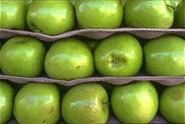
#> input picture data/texture6.jpg, 185 x 124 px
$ jupyter execute 'Texture Transfer.ipynb'   (older library calls are emulated)
#> lines starting #> are read from the running program, lines starting #| are printed output that depends on the picture
[cell 1]
import numpy as np
import matplotlib.pyplot as plt
from skimage.transform import resize

[cell 2]
src_texture = plt.imread('../data/texture6.jpg').astype(np.float32)
target_img = plt.imread('../data/bill.jpg').astype(np.float32)
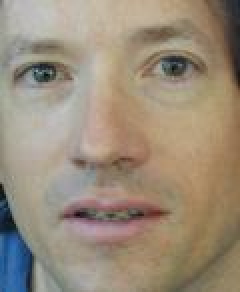
#> input picture data/bill.jpg, 120 x 146 px (shown 2 times larger)
h, w, c = src_texture.shape
#> h = 124; w = 185; c = 3
block_size = 30
overlap_size = int(block_size / 6)

assert block_size < min(h, w)

y_max, x_max = h - block_size, w - block_size
#> y_max = 94; x_max = 155
dh, dw = h * 2, w * 2
#> dh = 248; dw = 370

nx_blocks = ny_blocks = max(dh, dw) // block_size
#> nx_blocks = 12; ny_blocks = 12
w_new = h_new = nx_blocks * block_size - (nx_blocks - 1) * overlap_size
#> w_new = 305; h_new = 305
n_blocks = nx_blocks * ny_blocks
#> n_blocks = 144
xs = np.arange(x_max)
#> xs = 155 values from 0 to 154
ys = np.arange(y_max)
all_blocks = np.array([src_texture[y:y + block_size, x:x + block_size] for x in xs for y in ys])

[cell 3]
# normalize_img normalizes our output to be between 0 and 1
def normalize_img(im):
    img = im.copy()
    img += np.abs(np.min(img))
    img /= np.max(img)
    return img

[cell 4]
fig, ax = plt.subplots(2,2)

ax[0,0].imshow(normalize_img(src_texture))
ax[0,0].set_title('Source texture')
ax[0,0].axis('off')

ax[0,1].imshow(normalize_img(target_img))
#> in normalize_img (call 2), `img /= np.max(img)`:
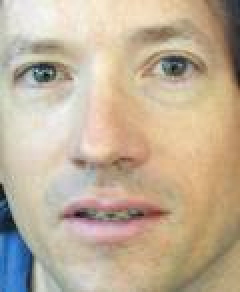
#> img: shape (146, 120, 3) float32 (shown 2 times larger); mean R, G, B 0.755, 0.689, 0.601
ax[0,1].set_title('Target image')
ax[0,1].axis('off')

ax[1,0].imshow(normalize_img(np.sum(src_texture, axis=-1)), cmap='gray')
#> in normalize_img (call 3), `img = im.copy()`:
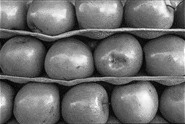
#> img: shape (124, 185) float32; min 22, max 691, mean 311.2; drawn with min black and max white
ax[1,0].set_title('Source correspondance map')
ax[1,0].axis('off')

ax[1,1].imshow(normalize_img(np.sum(target_img, axis=-1)), cmap='gray')
#> in normalize_img (call 4), `img = im.copy()`:
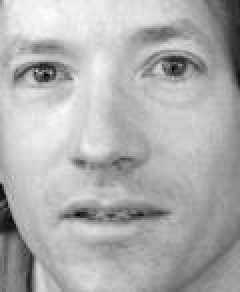
#> img: shape (146, 120) float32 (shown 2 times larger); min 28, max 594, mean 417; drawn with min black and max white
ax[1,1].set_title('Target correspondance map')
ax[1,1].axis('off')

plt.show()

[cell 5]
# resize target correspondance:
# np.sum(src_texture, axis=-1)
target_cmap = np.sum(src_texture, axis=-1).astype(int)
target_cmap = resize(target_cmap, (h_new, w_new), preserve_range=True)
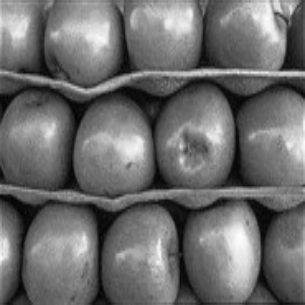
#> target_cmap: shape (305, 305) float64; min 27.09, max 689, mean 311.3; drawn with min black and max white
target_img = resize(target_img, (h_new, w_new), preserve_range=True)
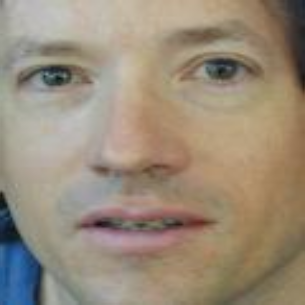
#> target_img: shape (305, 305, 3) float32; mean R, G, B 154.1, 140.5, 122.5
plt.imshow(target_cmap, cmap='gray')
# target_cmap = ((target_cmap_nrm+1) * target_cmap.max()) # put target_cmap back in orignal range
# all_cm_blocks_target = np.array([target_cmap[y:y + block_size, x:x + block_size] for x in xs for y in ys])
all_cm_blocks_target = np.sum(all_blocks, axis=-1)
# all_blocks = np.array([src_texture[y:y + block_size, x:x + block_size] for x in xs for y in ys])

[cell 6]
def l2_top_bottom(patch_top, patch_bottom, patch_curr, patch_dst,
                                          alpha):
    block_top  = patch_top[-overlap_size:, :]
    maxy = min(block_top.shape[1], block_size)
    if patch_bottom.ndim == 3:
        block_bottom = patch_bottom[:overlap_size]
        block_bottom = block_bottom[:, :maxy]
    elif patch_bottom.ndim == 4:
        block_bottom = patch_bottom[:, :overlap_size]
        block_bottom = block_bottom[:, :, :maxy]
#     (1,5,3) (23312,1,9,3) /

    top_cost  = alpha * l2_loss(block_top, block_bottom)
    curr_patch_intensities = np.sum(patch_curr, axis=-1)
    y2 = min(curr_patch_intensities.shape[0], block_size)
    top_cost += (1-alpha) * corr_loss(curr_patch_intensities[:y2, :], all_cm_blocks_target[:, :y2, :])

    return top_cost

def l2_left_right(patch_left, patch_right, patch_curr, patch_dst,
                                          alpha):
    block_left  = patch_left[:, -overlap_size:]

    if patch_right.ndim == 3:
        block_right = patch_right[:, :overlap_size]
    elif patch_right.ndim == 4:
        block_right = patch_right[:, :, :overlap_size]

    # overlap error
    left_cost = alpha * l2_loss(block_left, block_right)
    # add correspondance error
    curr_patch_intensities = np.sum(patch_curr, axis=-1)
    x2 = min(curr_patch_intensities.shape[1], block_size)
    left_cost += (1-alpha) * corr_loss(curr_patch_intensities[:, :x2], all_cm_blocks_target[:, :, :x2])

    return left_cost

def corr_loss(block_1, block_2):
    return np.sum(np.sum((block_1 - block_2) ** 2, axis=-1), axis=-1)

def l2_loss(block_1, block_2):
    sqdfs = np.sum((block_1 - block_2) ** 2, axis=-1)
    return np.sqrt(np.sum(np.sum(sqdfs, axis=-1), axis=-1))

def select_min_patch(patches, cost, tolerance=0.1):
    min_cost = np.min(cost)
    upper_cost_bound = min_cost + tolerance * min_cost
    # pick random patch within tolerance
    patch = patches[np.random.choice(np.argwhere(cost <= upper_cost_bound).flatten())]
    return patch

def compute_error_surface(block_1, block_2, alpha=0.5):
    return np.sum((block_1 - block_2) ** 2, axis=-1)

def min_vert_path(error_surf_vert):
    top_min_path = np.zeros((block_size), dtype=np.int)
    top_min_path[0] = np.argmin(error_surf_vert[0, :], axis=0)
    for i in range(1, block_size):
        err_mid_v = error_surf_vert[i, :]
        mid_v = err_mid_v[top_min_path[i - 1]]

        err_left = np.roll(error_surf_vert[i, :], 1, axis=0)
        err_left[0] = np.inf
        left = err_left[top_min_path[i - 1]]

        err_right = np.roll(error_surf_vert[i, :], -1, axis=0)
        err_right[-1] = np.inf
        right = err_right[top_min_path[i - 1]]

        next_poss_pts_v = np.vstack((left, mid_v, right))
        new_pts_ind_v = top_min_path[i - 1] + (np.argmin(next_poss_pts_v, axis=0) - 1)
        top_min_path[i] = new_pts_ind_v

    return top_min_path

def min_hor_path(error_surf_hor):
    left_min_path = np.zeros((block_size), dtype=np.int)
    left_min_path[0] = np.argmin(error_surf_hor[:, 0], axis=0)
    for i in range(1, block_size):
        err_mid_h = error_surf_hor[:, i]
        mid_h = err_mid_h[left_min_path[i - 1]]

        err_top = np.roll(error_surf_hor[:, i], 1, axis=0)
        err_top[0] = np.inf
        top = err_top[left_min_path[i - 1]]

        err_bot = np.roll(error_surf_hor[:, i], -1, axis=0)
        err_bot[-1] = np.inf
        bot = err_bot[left_min_path[i - 1]]

        next_poss_pts_h = np.vstack((top, mid_h, bot))
        new_pts_ind_h = left_min_path[i - 1] + (np.argmin(next_poss_pts_h, axis=0) - 1)
        left_min_path[i] = new_pts_ind_h

    return left_min_path


def compute_lr_join(block_left, block_right, error_surf_vert=None):
    if error_surf_vert is None:
        error_surf_vert = compute_error_surface(block_right, block_left)

    vert_path = min_vert_path(error_surf_vert)
    yy, xx = np.meshgrid(np.arange(block_size), np.arange(overlap_size))
    vert_mask = xx.T <= np.tile(np.expand_dims(vert_path, 1), overlap_size)

    lr_join = np.zeros_like(block_left)
    lr_join[:, :][vert_mask]  = block_left[vert_mask]
    lr_join[:, :][~vert_mask] = block_right[~vert_mask]

    return lr_join

def compute_bt_join(block_top, block_bottom, error_surf_hor=None):
    if error_surf_hor is None:
        error_surf_hor = compute_error_surface(block_bottom, block_top)

    hor_path = min_hor_path(error_surf_hor)
    yy, xx = np.meshgrid(np.arange(block_size), np.arange(overlap_size))
    hor_mask = (xx.T <= np.tile(np.expand_dims(hor_path, 1), overlap_size)).T

    bt_join = np.zeros_like(block_top)
    bt_join[:, :][hor_mask] = block_top[hor_mask]
    bt_join[:, :][~hor_mask] = block_bottom[~hor_mask]

    return bt_join

def lr_bt_join_double(best_left_block, right_block, best_top_block, bottom_block):
    error_surf_hor  = compute_error_surface(best_left_block, right_block)

    maxy = min(bottom_block.shape[1], block_size)
    best_top_block = best_top_block[:, :maxy]
    error_surf_vert = compute_error_surface(best_top_block, bottom_block)

    vert_contrib = np.zeros_like(error_surf_vert)
    hor_contrib  = np.zeros_like(error_surf_hor)

    vert_contrib[:, :overlap_size] += (error_surf_hor[:overlap_size, :] + error_surf_vert[:, :overlap_size])/2
    hor_contrib[:overlap_size, :]  += (error_surf_vert[:, :overlap_size] + error_surf_hor[:overlap_size, :])/2

    error_surf_vert += vert_contrib
    error_surf_hor  += hor_contrib

    left_right_join = compute_lr_join(right_block, best_left_block, error_surf_vert=error_surf_hor)
    bottom_top_join = compute_bt_join(bottom_block, best_top_block, error_surf_hor=error_surf_vert)

    return left_right_join, bottom_top_join

[cell 7]
# now turn this into a loop:
target_height = h_new
target_width = w_new
target = np.zeros((target_height, target_width, c), dtype=target_img.dtype)
target = target_img.copy()

N = 5
for i in range(N):

    overlap_size = int(block_size / 6)

    assert block_size < min(h, w)

    y_max, x_max = h - block_size, w - block_size

# [5 lines of commented-out code are left out]

    xs = np.arange(x_max)
    ys = np.arange(y_max)
    all_blocks = np.array([src_texture[y:y + block_size, x:x + block_size] for x in xs for y in ys])
    all_cm_blocks_target = np.sum(all_blocks, axis=-1)

    y_begin = 0
    y_end = block_size

    alpha_i = 0.8 * (i / (N - 1)) + 0.1

    print('alpha = %.2f, block size = %d' % (alpha_i, block_size))
    step = block_size - overlap_size

    for y in range(ny_blocks):

        x_begin = 0
        x_end = block_size

        for x in range(nx_blocks):
            if x == 0 and y == 0:
                # randomly select top left patch
                r = np.random.randint(len(all_blocks))
                random_patch = all_blocks[r]
                target[y_begin:y_end, x_begin:x_end] = random_patch

                x_begin = x_end
                x_end  += step

                continue

            xa, xb = x_begin - block_size, x_begin
            ya, yb = y_begin - block_size, y_begin

            if y == 0:
                y1 = 0
                y2 = block_size
#                 print(x,y, x_end)
                left_patch = target[y1:y2, xa:xb]
                left_block = left_patch[:, -overlap_size:]

                current_patch = target[y2-block_size:y2, x_end-block_size:x_end]
                target_cm = target_cmap[y2-block_size:y2, x_end-block_size:x_end]

                left_cost  = l2_left_right(patch_left=left_patch, patch_right=all_blocks,
                                           patch_curr=current_patch, patch_dst=target_cm,
                                          alpha=alpha_i)
                best_right_patch = select_min_patch(all_blocks, left_cost)
                best_right_block = best_right_patch[:, :overlap_size]

                left_right_join = compute_lr_join(left_block, best_right_block)
                # join left and right blocks
                full_join = np.hstack((target[y1:y2, xa:xb-overlap_size], left_right_join, best_right_patch[:, overlap_size:]))

                xm = target[y1:y2, xa:x_end].shape[1]
                target[y1:y2, xa:x_end] = full_join[:, :xm]
            else:
                if x == 0:
                    x1 = 0
                    x2 = block_size
                    top_patch = target[ya:yb, x1:x2]
                    top_block = top_patch[-overlap_size:, :]

                    current_patch = target[y_end-block_size:y_end, x2-block_size:x2]
                    target_cm = target_cmap[y_end-block_size:y_end, x2-block_size:x2]

                    top_cost = l2_top_bottom(patch_top=top_patch, patch_bottom=all_blocks,
                                             patch_curr=current_patch, patch_dst=target_cm,
                                          alpha=alpha_i)
                    best_bottom_patch = select_min_patch(all_blocks, top_cost)
                    best_bottom_block = best_bottom_patch[:overlap_size, :]

                    # join top and bottom blocks
                    top_bottom_join = compute_bt_join(top_block, best_bottom_block)
                    full_join = np.vstack((target[ya:yb-overlap_size, x1:x2], top_bottom_join, best_bottom_patch[overlap_size:, :]))

                    xm = target[ya:y_end, x1:x2].shape[1]
                    target[ya:y_end, x1:x2] = full_join[:, :xm]
                else:
                    # overlap is L-shaped
                    y1, y2 = y_begin - overlap_size, y_end
                    x1, x2 = x_begin - overlap_size, x_end

                    left_patch = target[y1:y2, xa:xb]
                    top_patch = target[ya:yb, x1:x2]

                    left_block = left_patch[:, -overlap_size:]
                    top_block = top_patch[-overlap_size:, :]

                    current_patch = target[y2-block_size:y2, x_end-block_size:x_end]
                    target_cm = target_cmap[y2-block_size:y2, x_end-block_size:x_end]

                    left_cost  = l2_left_right(patch_left=left_patch, patch_right=all_blocks,
                                           patch_curr=current_patch, patch_dst=target_cm,
                                          alpha=alpha_i)

                    top_cost = l2_top_bottom(patch_top=top_patch, patch_bottom=all_blocks,
                                             patch_curr=current_patch, patch_dst=target_cm,
                                          alpha=alpha_i)

                    best_right_patch = best_bottom_patch = select_min_patch(all_blocks, top_cost + left_cost)

                    best_right_block = best_right_patch[:, :overlap_size]
                    best_bottom_block = best_bottom_patch[:overlap_size, :]

                    left_right_join, top_bottom_join = lr_bt_join_double(best_right_block, left_block, best_bottom_block, top_block)
                    # join left and right blocks
                    full_lr_join = np.hstack((target[y1:y2, xa:xb-overlap_size], left_right_join, best_right_patch[:, overlap_size:]))

                    # join top and bottom blocks
                    full_tb_join = np.vstack((target[ya:yb-overlap_size, x1:x2], top_bottom_join, best_bottom_patch[overlap_size:, :]))

                    target[ya:y_end, x1:x2] = full_tb_join
                    target[y1:y2, xa:x_end] = full_lr_join

            x_begin = x_end
            x_end  += step
            if x_end > w_new:
                x_end = w_new

        y_begin = y_end
        y_end  += step

        if y_end > h_new:
            y_end = h_new
    # todo: reduce block size by a third each iteration
#     block_size = block_size // 3
#     nx_blocks *= 3
#     ny_blocks *= 3

plt.title('Full example')
plt.imshow(normalize_img(target))
plt.show()
